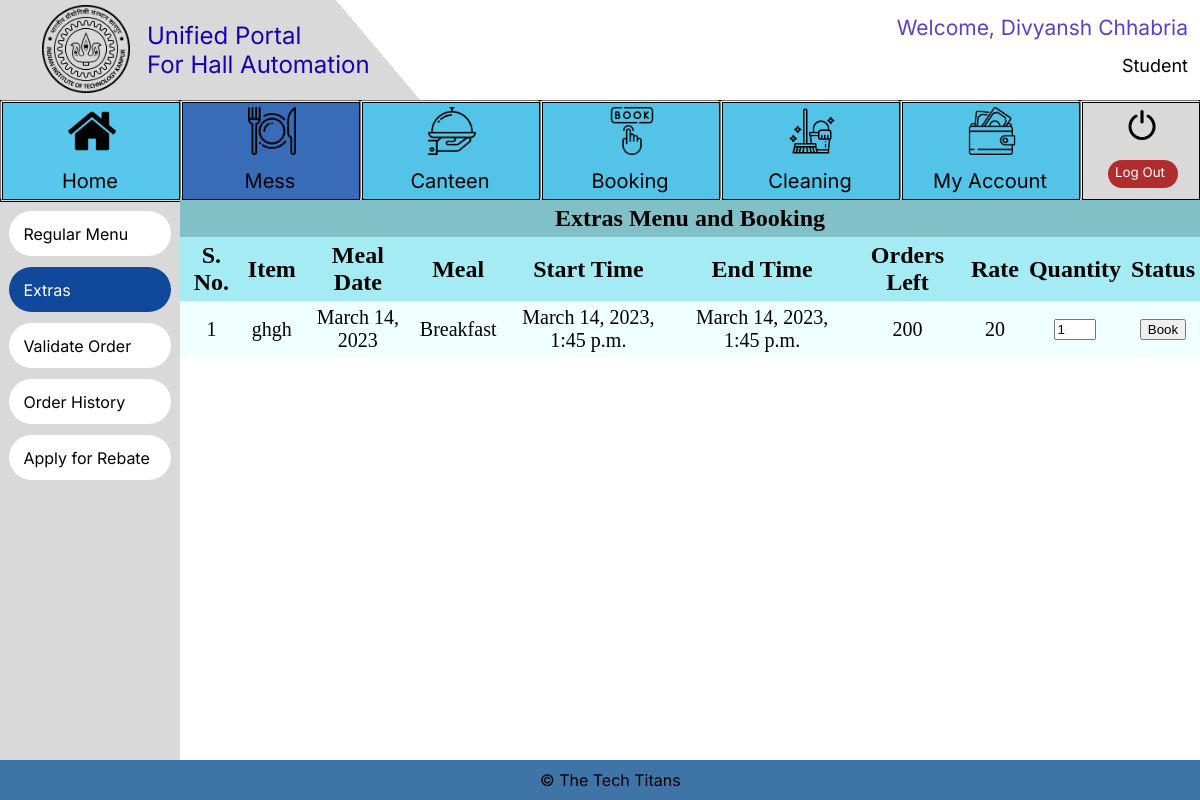
Screenshot of /Mess/Student_Book_Extras (signed in) with the database file from the repository.
### Login/models.py (models this page shows, shortened)
class User_class(AbstractBaseUser):
    is_admin = models.BooleanField(default=False)
    objects = UserManager()
    name = models.CharField(max_length=50)
    Designation_Choices = (('Student','Student'),('Hall Manager','Hall Manager'),('Mess Manager','Mess Manager'),('Canteen Manager','Canteen Manager'), ('Sports Secy', 'Sports Secy'))
    designation = models.CharField(
        max_length=15,
        choices=Designation_Choices,
    )
    username = models.CharField(max_length=20, unique=True, blank=True)
    USERNAME_FIELD = 'username'
    REQUIRED_FIELDS = ['name', 'designation']

### Mess/models.py (models this page shows)
class Extras(models.Model):
    Meal_Choices = (
        ("Breakfast", "Breakfast"),
        ("Lunch", "Lunch"),
        ("Dinner", "Dinner"),
    )
    Meal = models.CharField(
        max_length=9,
        choices=Meal_Choices,
        default="Breakfast",
    )
    Meal_Date = models.DateField(default=datetime.now)
    Item_Name = models.CharField(max_length=50)
    Price = models.IntegerField(default=20)
    Start_Time = models.DateTimeField(default=datetime.now)
    End_Time = models.DateTimeField(default=datetime.now)
    Capacity = models.IntegerField(default=200)
    Available_Orders = models.IntegerField(default=200)

### Mess/views.py (the view, shortened to what this page needs)
# urls.py: path('Student_Book_Extras', views.Student_Book_Extras, name='Student_Book_Extras'),
def Student_Book_Extras(request):
    if request.user.is_authenticated:
        if request.user.designation == "Student":
            extras = Extras.objects.all().order_by(
                "-Start_Time"
            )  # QuerySet containing all extras
            return render(
                request,
                "Student_Book_Extras.html",
                context={
                    "extra_items": extras,
                    "messages": messages.get_messages(request),
                },
            )
        else:
            return render(request, "Error.html")
    else:
        return render(request, "Error.html")

### Mess/templates/Student_Book_Extras.html (shortened to what this page needs)
{%include "student_base.html"%} {%load static%}
<html lang="en">
  <head>
    <link rel="stylesheet" href="{%static 'styles.css'%}" />
  </head>
  <body>
    <div class="main_div">
      <table cellspacing="0" cellpadding="5em">
        <tr>
          <th
            colspan="10"
            class="main_head"
          >
            Extras Menu and Booking
          </th>
        </tr>
        <tr>
          <th>S. No.</th>
          <th>Item</th>
          <th>Meal Date</th>
          <th>Meal</th>
          <th>Start Time</th>
          <th>End Time</th>
          <th>Orders Left</th>
          <th>Rate</th>
          <th>Quantity</th>
          <th>Status</th>
        </tr>
        {%for item in extra_items%}
        <tr>
          <form method="post" action="Student_Book_Extras">
            <td>{{ forloop.counter }}</td>
            <td>{{item.Item_Name}}</td>
            <td>{{item.Meal_Date}}</td>
            <td>{{item.Meal}}</td>
            <td>{{item.Start_Time}}</td>
            <td>{{item.End_Time}}</td>
            <td>{{item.Available_Orders}}</td>
            <td>{{item.Price}}</td>
            <td><input style="max-width: 3.2em;" type = "number" min = "1" value = "1" name = "quantity" required></td>
            <td><button type="submit"><input type="hidden" name = "identity" value = "{{item.id}}" required>Book</button></td>
          </form>
        </tr>
        {% endfor %}
      </table>
    </div>
  </body>
</html>

### templates/student_base.html (shortened to what this page needs)
{%load static%}
<html lang="en">
<head>
  <link rel="stylesheet" href="{% static 'student_base.css' %}">
</head>
<body scroll="no" style="overflow: hidden">
  <div class=e1_141>
    <div class=e1_222>
      <div class="e1_223"></div>
      <span class="e1_225">© The Tech Titans</span>
    </div>
    <div class=e2_6>
      {% if request.path != "/Home" %}
      <div class="e1_220"></div>
      {% endif %}
      {% if request.path == "/Mess/Student_Regular_Menu" or request.path == "/Mess/Student_Book_Extras" or request.path == "/Mess/Student_Booked_Extras" or request.path == "/Mess/Student_Apply_For_Rebate" or request.path == "/Mess/Student_Order_History" %}
      <a href ="/Mess/Student_Regular_Menu">
            <button class="e2_3 button3" {% if request.path == "/Mess/Student_Regular_Menu" %} 	style="background-color:rgba(16.18099093437195, 71.84358090162277, 155.33750385046005, 1); color: white;" {% endif %}>
            Regular Menu
            </button>
        </a>
        <a href ="/Mess/Student_Book_Extras">
        <button class="e2_5 button3" {% if request.path == "/Mess/Student_Book_Extras" %} 	style="background-color:rgba(16.18099093437195, 71.84358090162277, 155.33750385046005, 1); color: white;" {% endif %}>
            Extras
        </button>
        </a>
        <a href ="/Mess/Student_Booked_Extras">
        <button class="e2_9 button3" {% if request.path == "/Mess/Student_Booked_Extras" %} 	style="background-color:rgba(16.18099093437195, 71.84358090162277, 155.33750385046005, 1); color: white;" {% endif %}>
            Validate Order
        </button>
        </a>
        <a href ="/Mess/Student_Apply_For_Rebate">
        <button class="e2_8 button3"{% if request.path == "/Mess/Student_Apply_For_Rebate" %} 	style="background-color:rgba(16.18099093437195, 71.84358090162277, 155.33750385046005, 1); color: white;" {% endif %}>
        Apply for Rebate
        </button>
        </a>
        <a href ="/Mess/Student_Order_History">
        <button class="e2_4 button3"{% if request.path == "/Mess/Student_Order_History" %} 	style="background-color:rgba(16.18099093437195, 71.84358090162277, 155.33750385046005, 1); color: white;" {% endif %}>
            Order History
        </button>
        </a>
        {% endif %}
    </div>
      <div class=e2_7>
        <a href = "/Logout">
        <button class="e1_226 button2">
          <div class="e1_219"></div>
          <div class="e1_227"></div><span class="e1_228">Log Out</span>
          <div class="e1_229"></div>
        </button>
        </a>
        <a href ="../../My_Account/Mess">
          <button class="e1_230 button2">
            <span class="e1_232">My Account</span>
            <div class="e1_233"></div>
          </button>
        </a>
        <a href = "../../Cleaning/Lodge_Request">
          <button class="e1_238 button2">
            <div class="e1_240"></div><span class="e1_241">Cleaning</span>
          </button>
        </a>
        <a href = "../../Booking/guestroom">
          <button class="e1_234 button2">
            <div class="e1_236"></div><span class="e1_237">Booking</span>
          </button>
        </a>
        <a href = "../../Canteen/Student_Place_Order">
          <button class="e1_242 button2">
            <div class="e1_244"></div><span class="e1_245">Canteen</span>
          </button>
        </a>
        <a href = "../../Mess/Student_Regular_Menu">
          <button class="e1_246 button2">
            <span class="e1_248">Mess</span>
            <div class="e1_249"></div>
          </button>
        </a>
        <a href="../../Home">
          <button class="e1_250 button2">
            <div class="e1_251" {% if request.path == "/Home" %}  style="	background-color:rgb(56, 108, 185) {% endif %}"></div><span class="e1_252">Home</span>
            <div class="e1_272"></div>
          </button>
        </a>
      </div>
      <div class=e1_254><span class="e1_255">{{ request.user.designation }}</span><span class="e1_256">Welcome, {{ request.user.name}}</span></div>
    <div class=e1_258>
      <div class="e1_259"></div>
      <div class="e1_260"></div>
      <a href="../../Home">
      <button class="e1_261 button3">Unified Portal<br>
        For Hall Automation</button>
      </a>
      <a href = "https://iitk.ac.in/">
      <button class="e1_262 button3"></button></a>
    </div>
  </div>
</body>
</html>

### templates/static/styles.css (style rules this page uses)
.main_div { width:85%; height: 70%; top:25%; left:15%; overflow-y: auto; position: absolute; }
.main_head { font-size: 24px; text-align: center; background-color: rgba(63, 154, 166, 0.62); }
table { width:100%; }
th { text-align: center; font-size: 24px; background-color: rgb(165, 235, 244); top: 0; position: sticky; }
td { text-align: center; font-size: 20px; }
table, th, td { border: none; }
tr:nth-child(even) { background-color: #D6EEEE; }
tr:nth-child(odd) { background-color:azure; }
th:nth-child(odd) { z-index: 1; }
th:nth-child(even) { z-index: 2; }

### templates/student_base.html (style rules this page uses)
body { background: #E5E5E5; }

### Mess/templates/Student_Book_Extras.html (style rules this page uses)
body { background: #e5e5e5; }

### rows the page displays
User_class: user.designation "Student", user.name "Divyansh Chhabria"
Extras: Item_Name "ghgh", Meal_Date "March 14, 2023", Meal "Breakfast", Start_Time "March 14, 2023, 1:45 p.m.", End_Time "March 14, 2023, 1:45 p.m.", Available_Orders "200", Price "20"
